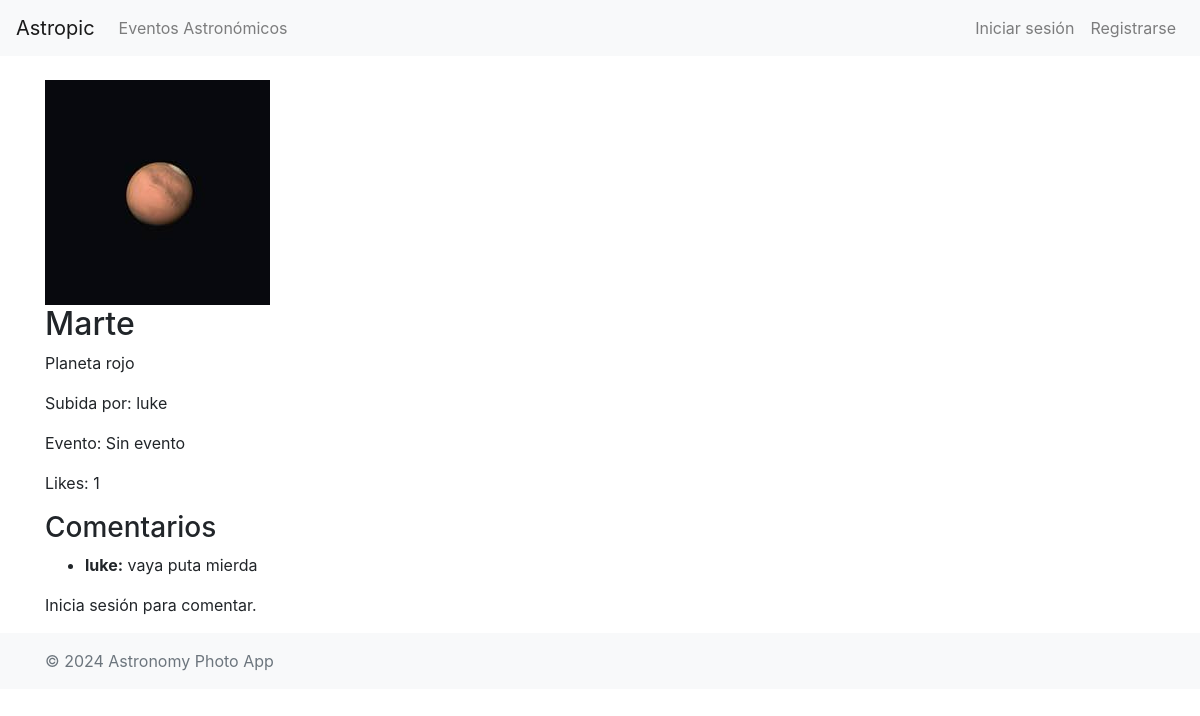
The app's page /photo/2/, older data.
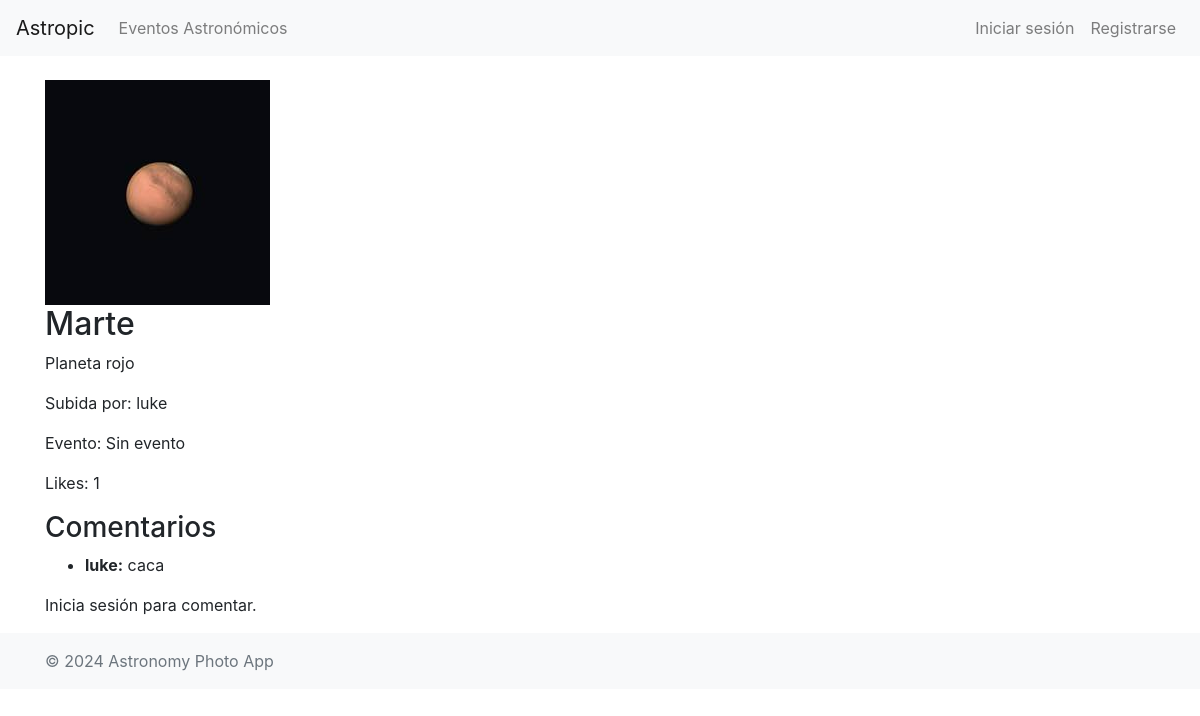
The same page, newer data.
### astropic/models.py (models this page shows, shortened)
class Comment(models.Model):
    user = models.ForeignKey(User, on_delete=models.CASCADE)
    photo = models.ForeignKey(Photo, on_delete=models.CASCADE)
    comment = models.TextField()
    created_at = models.DateTimeField(auto_now_add=True)

### astropic/views.py (the view)
# urls.py: path('photo/<int:pk>/', PhotoDetailView.as_view(), name='photo-detail'),
class PhotoDetailView(DetailView):
    model = Photo
    template_name = 'photos/photo_detail.html'
    context_object_name = 'photo'
    def get_context_data(self, **kwargs):
        context = super().get_context_data(**kwargs)
        context['comments'] = Comment.objects.filter(photo=self.object)
        context['like_count'] = Like.objects.filter(photo=self.object).count()
        return context

### astropic/templates/photos/photo_detail.html (shortened to what this page needs)
{% extends 'base.html' %}
{% block content %}
    <div class="row">
        <div class="col-md-8">
            <img src="{{ photo.image.url }}" class="img-fluid" alt="{{ photo.title }}">
            <h2>{{ photo.title }}</h2>
            <p>{{ photo.description }}</p>
            <p>Subida por: {{ photo.user.username }}</p>
            <p>Evento:
                {% if photo.event %}
                    {{ photo.event.name }}
                {% else %}
                    Sin evento
                {% endif %}
            </p>
            <p>Likes: <span id="like-count">{{ like_count }}</span></p>
            <h3>Comentarios</h3>
            <ul>
                {% for comment in comments %}
                    <li><strong>{{ comment.user.username }}:</strong> {{ comment.comment }}</li>
                {% empty %}
                    <li>No hay comentarios.</li>
                {% endfor %}
            </ul>
            {% if user.is_authenticated %}
            <form action="{% url 'add-comment' photo.pk %}" method="post">
                {% csrf_token %}
                <div class="form-group">
                    <textarea name="comment" class="form-control" rows="3" placeholder="Escribe un comentario"></textarea>
                </div>
                <button type="submit" class="btn btn-primary">Agregar comentario</button>
            </form>
            {% else %}
                <p>Inicia sesión para comentar.</p>
            {% endif %}
        </div>
    </div>
{% endblock %}

Row changes from the older to the newer data that the page shows:
changed Comment "luke": comment "vaya puta mierda" → "caca"
